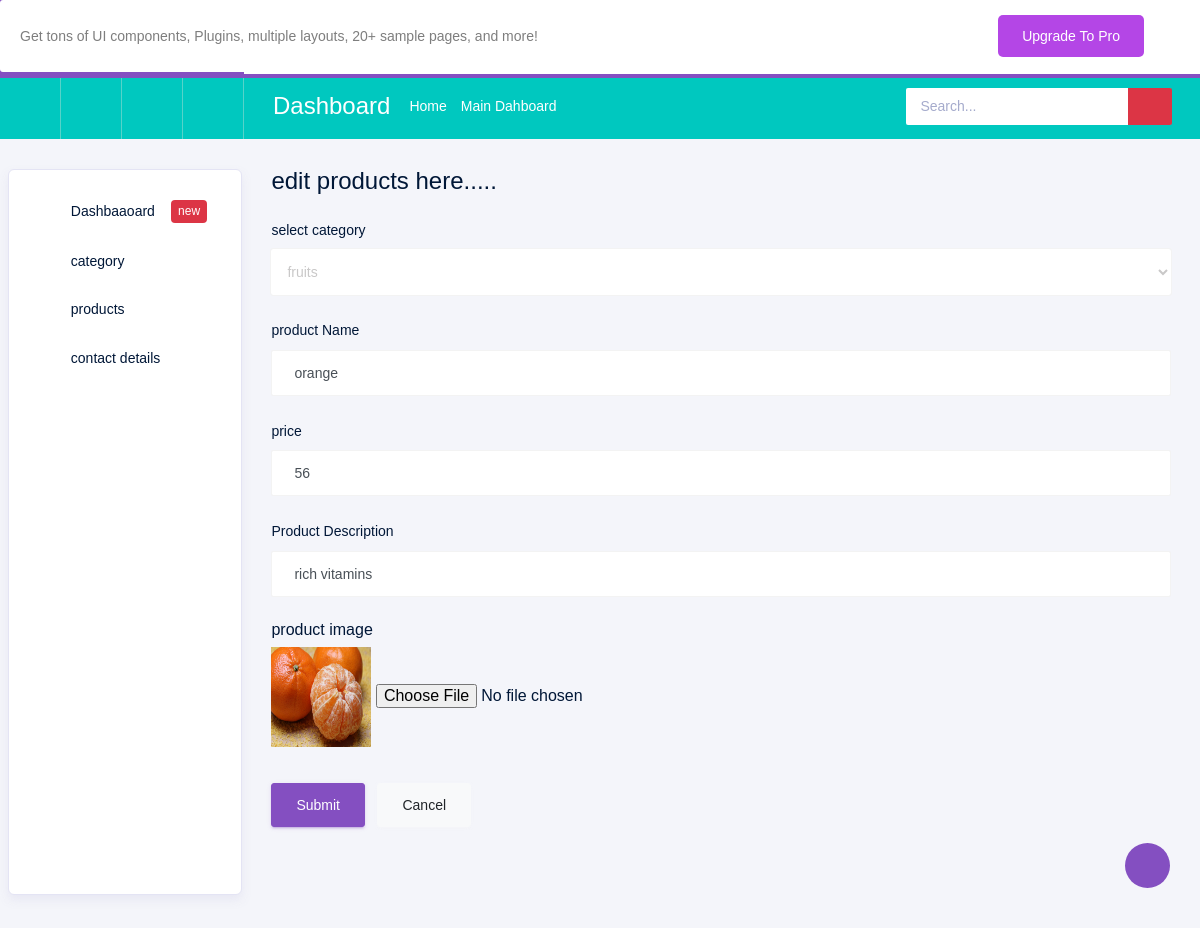
Page /Backend/products_edit/5/ on the committed database.
### Backend/models.py (models this page shows)
class productdb(models.Model):
    CATEGORY=models.CharField(max_length=100,null=True,blank=True)
    PRODUCTNAME = models.CharField(max_length=100, null=True, blank=True)
    PRODUCTPRICE = models.IntegerField( null=True, blank=True)
    PRODUCTDESCRIPTION = models.CharField(max_length=100, null=True, blank=True)
    PRODUCTIMAGE = models.ImageField(upload_to="productimages", null=True, blank=True)

### Backend/views.py (the view)
# urls.py: path('products_edit/<int:pro_id>/', views.products_edit, name="products_edit"),
def products_edit(request,pro_id):
    pro=productdb.objects.get(id=pro_id)
    cat=categorydb.objects.all()
    return render(request,"edit_product.html",{'pro':pro,'cat':cat})

### Backend/templates/edit_product.html (shortened to what this page needs)
<!DOCTYPE html>
{% extends 'index.html' %}
{% block content %}
<html lang="en">
<head>
</head>
<body>
<div>
    <h4>edit products here.....</h4><br>
    <form  method="post" action="{% url 'update_product' up_id=pro.id %}" enctype="multipart/form-data">
                 <div class="form-group">
                      <label for="exampleSelectGender">select category</label>
                        <select class="form-control" id="exampleSelectGender" name="cname"  >
                          <option>{{pro.CATEGORY}}</option>
                        </select>
                      </div>
                    <div class="form-group">
                      <label > product  Name</label>
                      <input type="text" class="form-control"  name="pname" value="{{pro.PRODUCTNAME}}">
                    </div>
                   <div class="form-group">
                      <label > price</label>
                      <input type="text" class="form-control"  name="pprice" value="{{pro.PRODUCTPRICE}}">
                    </div>
                    <div class="form-group">
                      <label >Product Description</label>
                     <input type="text" class="form-control"  name="pdescription" value="{{pro.PRODUCTDESCRIPTION}}">
                    </div>
                   <div>
                       <label> product image</label><br>
                       <img src="{{pro.PRODUCTIMAGE.url}}" width="100px" height="100px">
                       <input type="file" name="pimage" ><br><br>
                   </div><br>
                    <button type="submit" class="btn btn-primary mr-2">Submit</button>
                    <button class="btn btn-light">Cancel</button>
                  </form>
</div>
</body>
</html>
{% endblock %}

### rows in the picture
productdb: cname "fruits", pname "orange", pprice "56", pdescription "rich vitamins", PRODUCTIMAGE (picture)
